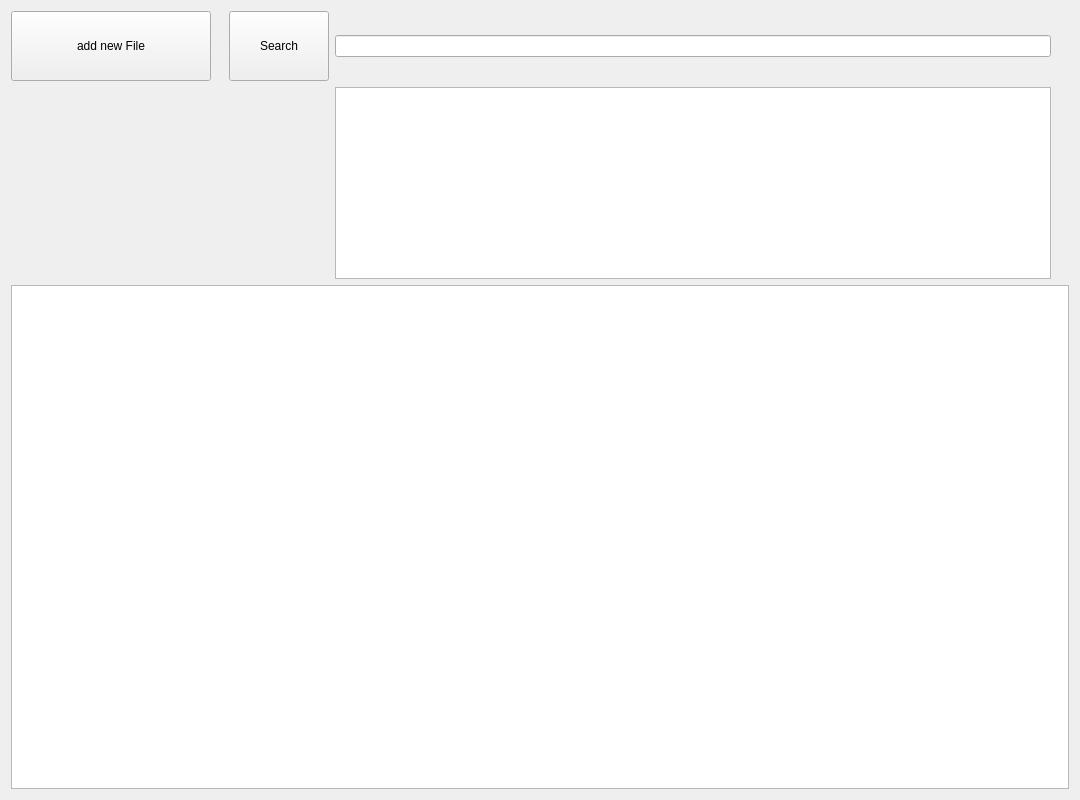
<?xml version="1.0" encoding="UTF-8"?>
<ui version="4.0">
 <class>Widget</class>
 <widget class="QWidget" name="Widget">
  <property name="geometry">
   <rect>
    <x>0</x>
    <y>0</y>
    <width>1080</width>
    <height>800</height>
   </rect>
  </property>
  <property name="sizePolicy">
   <sizepolicy hsizetype="Fixed" vsizetype="Fixed">
    <horstretch>0</horstretch>
    <verstretch>0</verstretch>
   </sizepolicy>
  </property>
  <property name="minimumSize">
   <size>
    <width>1080</width>
    <height>800</height>
   </size>
  </property>
  <property name="windowTitle">
   <string>Widget</string>
  </property>
  <layout class="QGridLayout" name="gridLayout">
   <item row="10" column="0" colspan="8">
    <widget class="QTextEdit" name="showText">
     <property name="sizePolicy">
      <sizepolicy hsizetype="Expanding" vsizetype="Expanding">
       <horstretch>0</horstretch>
       <verstretch>0</verstretch>
      </sizepolicy>
     </property>
    </widget>
   </item>
   <item row="0" column="4">
    <widget class="QLineEdit" name="wordLine"/>
   </item>
   <item row="1" column="4">
    <widget class="QTextEdit" name="subjectIndex">
     <property name="sizePolicy">
      <sizepolicy hsizetype="Expanding" vsizetype="Fixed">
       <horstretch>0</horstretch>
       <verstretch>0</verstretch>
      </sizepolicy>
     </property>
    </widget>
   </item>
   <item row="0" column="0">
    <widget class="QPushButton" name="addFile">
     <property name="sizePolicy">
      <sizepolicy hsizetype="Fixed" vsizetype="Fixed">
       <horstretch>0</horstretch>
       <verstretch>0</verstretch>
      </sizepolicy>
     </property>
     <property name="minimumSize">
      <size>
       <width>200</width>
       <height>70</height>
      </size>
     </property>
     <property name="maximumSize">
      <size>
       <width>100</width>
       <height>16777215</height>
      </size>
     </property>
     <property name="text">
      <string>add new File</string>
     </property>
    </widget>
   </item>
   <item row="0" column="3">
    <widget class="QPushButton" name="searchWord">
     <property name="sizePolicy">
      <sizepolicy hsizetype="Fixed" vsizetype="Fixed">
       <horstretch>0</horstretch>
       <verstretch>0</verstretch>
      </sizepolicy>
     </property>
     <property name="minimumSize">
      <size>
       <width>100</width>
       <height>70</height>
      </size>
     </property>
     <property name="text">
      <string>Search</string>
     </property>
    </widget>
   </item>
  </layout>
 </widget>
 <layoutdefault spacing="6" margin="11"/>
 <resources/>
 <connections/>
</ui>
